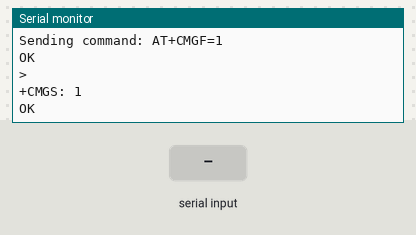
The sketch below on a simulated ESP32. Shown: the last lines printed to the serial monitor. The inputs (shaded band) are chosen by the test bench. The modem accepts every AT command (registered, SIM ready, sends succeed) and sends nothing else.

Above: at 1.6 s.
1.7 s: "1" received over the second serial link
At 2.5 s:
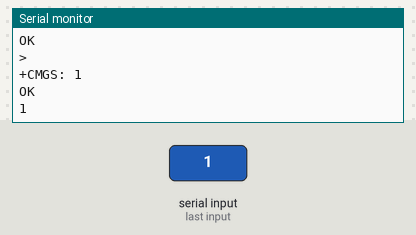
3.2 s: "0" received over the second serial link
At 3.8 s:
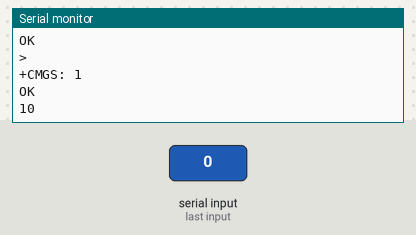

The sketch:

EC800M_sms.ino
```cpp
#include <HardwareSerial.h>

#define simSerial Serial2
#define MCU_SIM_BAUDRATE 115200
#define MCU_SIM_TX_PIN 17
#define MCU_SIM_RX_PIN 16
#define PHONE_NUMBER "+84903788860"

void sim_at_wait() {
  delay(100);
  while (simSerial.available()) {
    Serial.write(simSerial.read());
  }
}

bool sim_at_cmd(String cmd) {
  simSerial.println(cmd);
  sim_at_wait();
  return true;
}

bool sim_at_send(char c) {
  simSerial.write(c);
  return true;
}

void sms() {
  Serial.println("Sending command: AT+CMGF=1");
  sim_at_cmd("AT+CMGF=1");
  String temp = "AT+CMGS=\"";
  temp += (String)PHONE_NUMBER;
  temp += "\"";
  sim_at_cmd(temp);
  sim_at_cmd("TEst SMS from ESP32");

  sim_at_send(0x1A);
}

void setup() {

  delay(20);
  Serial.begin(115200);
  Serial.println("\n\n\n\n-----------------------\nSystem started!!!!");
  simSerial.begin(MCU_SIM_BAUDRATE, SERIAL_8N1, MCU_SIM_RX_PIN, MCU_SIM_TX_PIN);
  sim_at_cmd("AT+CFUN=1,1");
  sms();
}

void loop() {
  if (Serial.available()) {
    char c = Serial.read();
    simSerial.write(c);
  }
  sim_at_wait();
}
```

Measured:
- after the input at 1.7 s, the serial monitor: prints a new line at once (image 1)
- after the input at 3.2 s, the serial monitor: prints a new line at once (image 2)
